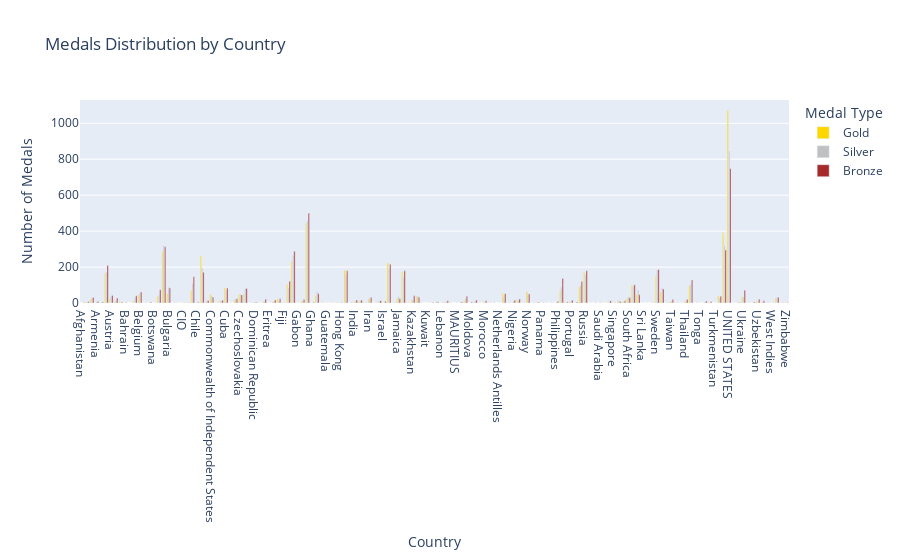

The cell this chart's notebook holds for it:
### Code cell
# plot of the distribution of Gold, Silver, and Bronze medals for each country
fig = px.bar(medals_by_country, x=medals_by_country.index, y=['Gold', 'Silver', 'Bronze'],
             color_discrete_map={'Gold': 'gold', 'Silver': 'silver', 'Bronze': 'brown'},
             title='Medals Distribution by Country',
             labels={'value': 'Number of Medals', 'variable': 'Medal Type'},
             barmode='group')
fig.show()

### Figure 1 — Plotly figure (JSON) as saved in the notebook; plotly's stock layout.template omitted (floating-point values rounded to 4 significant figures; data arrays with more than 128 entries replaced by an {"elided": "..."} marker saying what was removed)
{"data": [{"alignmentgroup": "True", "hovertemplate": "Medal Type=Gold<br>Country=%{x}<br>Number of Medals=%{y}<extra></extra>", "legendgroup": "Gold", "marker": {"color": "gold", "pattern": {"shape": ""}}, "name": "Gold", "offsetgroup": "Gold", "orientation": "v", "showlegend": true, "textposition": "auto", "type": "bar", "x": {"elided": "148 str values"}, "xaxis": "x", "y": {"elided": "148 int values"}, "yaxis": "y"}, {"alignmentgroup": "True", "hovertemplate": "Medal Type=Silver<br>Country=%{x}<br>Number of Medals=%{y}<extra></extra>", "legendgroup": "Silver", "marker": {"color": "silver", "pattern": {"shape": ""}}, "name": "Silver", "offsetgroup": "Silver", "orientation": "v", "showlegend": true, "textposition": "auto", "type": "bar", "x": {"elided": "148 str values"}, "xaxis": "x", "y": {"elided": "148 int values"}, "yaxis": "y"}, {"alignmentgroup": "True", "hovertemplate": "Medal Type=Bronze<br>Country=%{x}<br>Number of Medals=%{y}<extra></extra>", "legendgroup": "Bronze", "marker": {"color": "brown", "pattern": {"shape": ""}}, "name": "Bronze", "offsetgroup": "Bronze", "orientation": "v", "showlegend": true, "textposition": "auto", "type": "bar", "x": {"elided": "148 str values"}, "xaxis": "x", "y": {"elided": "148 int values"}, "yaxis": "y"}], "layout": {"barmode": "group", "legend": {"title": {"text": "Medal Type"}, "tracegroupgap": 0}, "title": {"text": "Medals Distribution by Country"}, "xaxis": {"anchor": "y", "domain": [0, 1], "title": {"text": "Country"}}, "yaxis": {"anchor": "x", "domain": [0, 1], "title": {"text": "Number of Medals"}}}}
